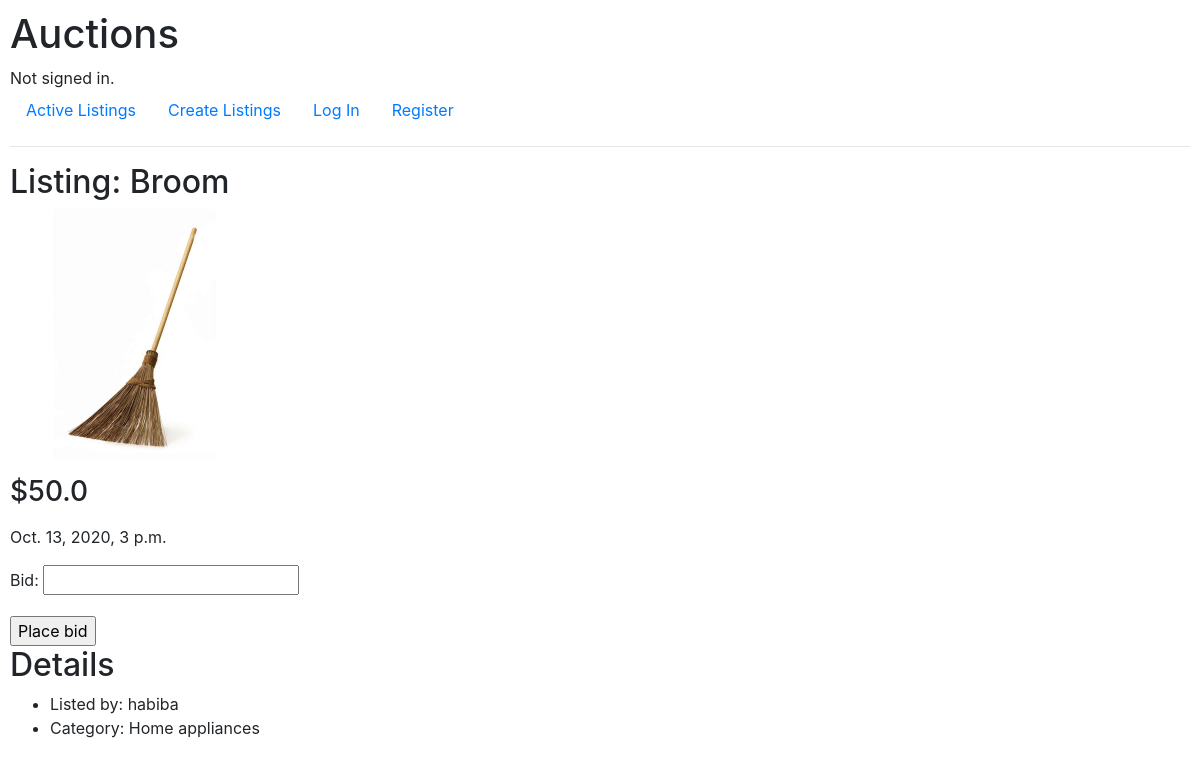
The page /1 on the database its author committed.
### auctions/models.py (models this page shows)
class Listing(models.Model):
    title =  models.CharField(max_length = 100)
    picture = models.ImageField(upload_to = 'pic/%Y/%m/%d')
    detail = models.TextField()
    owner = models.ForeignKey(User, on_delete=models.CASCADE)
    created_at = models.DateTimeField(default=datetime.datetime.now)
    category = models.OneToOneField(Category, on_delete=models.DO_NOTHING)
    startingbid = models.FloatField(default=0)
    def __str__(self):
        return f"{self.title},{self.created_at} {self.detail}, {self.owner}, {self.category}, {self.startingbid}, {self.picture}"

class User(AbstractUser):
    pass

class Category(models.Model):
    category = models.CharField(max_length = 100)
    def __str__(self):
        return f"{self.category}"

### auctions/views.py (the view)
# urls.py: path("<int:id>", views.view_list, name="list"),
def view_list(request, id):
    listing = Listing.objects.get(id=id)
    bidform = BidForm()
    print(listing)
    if request.user.is_authenticated:
        try:
            watchlist = Watchlist.objects.get(user = request.user, listing = listing)
        except ObjectDoesNotExist:
            watchlist = None
    watchlist = None
    context = {
        "list": listing,
        "bidform": bidform,
        "watchlist": watchlist
    }
    return render(request, "auctions/list.html", context)

### auctions/forms.py
class BidForm(ModelForm):
    class Meta:
        model = Bid
        fields = ['bid']

### auctions/templates/auctions/list.html (shortened to what this page needs)
{% extends "auctions/layout.html" %}
{% block body %}
    <div>
        <h2>Listing: {{ list.title }}</h2>
        <img src="{{ list.picture.url }}" >
        <p> <h3>${{ list.startingbid }}</h3></p>
        <p>{{list.created_at}}</p>
    </div>
    <div>
        <form>
            {{ bidform.as_p}}
            <input type="submit" value="Place bid">
        </form>
    </div>
    <div>
        <h2>Details</h2>
        <ul>
            <li>Listed by: {{list.owner}}</li>
            <li>Category: {{list.category}}</li>
        </ul>
    </div>
{% endblock %}

### auctions/static/auctions/styles.css (style rules this page uses)
body { padding: 10px; }
img { max-width: 250px; max-height: 250px; }

### rows shown on the page
Listing: title "Broom", picture (picture), startingbid "50.0", created_at "Oct. 13, 2020, 3 p.m.", owner "habiba", category "Home appliances"
